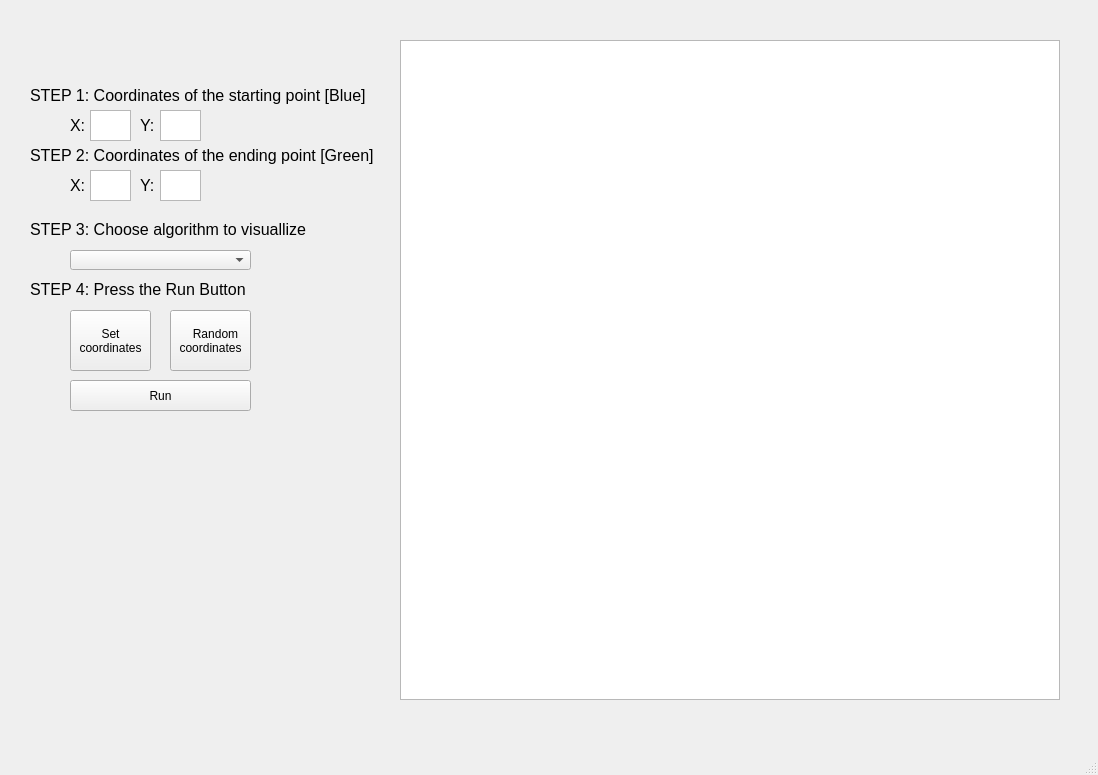
<?xml version="1.0" encoding="UTF-8"?>
<ui version="4.0">
 <class>MainWindow</class>
 <widget class="QMainWindow" name="MainWindow">
  <property name="geometry">
   <rect>
    <x>0</x>
    <y>0</y>
    <width>1098</width>
    <height>775</height>
   </rect>
  </property>
  <property name="windowTitle">
   <string>Path Finding Visuallization</string>
  </property>
  <widget class="QWidget" name="centralwidget">
   <widget class="QComboBox" name="chooseAlgorithm">
    <property name="geometry">
     <rect>
      <x>70</x>
      <y>250</y>
      <width>181</width>
      <height>20</height>
     </rect>
    </property>
    <property name="editable">
     <bool>false</bool>
    </property>
    <property name="currentText">
     <string/>
    </property>
   </widget>
   <widget class="QLabel" name="labelAlgorithm">
    <property name="geometry">
     <rect>
      <x>30</x>
      <y>220</y>
      <width>281</width>
      <height>18</height>
     </rect>
    </property>
    <property name="font">
     <font>
      <family>Arial</family>
      <pointsize>12</pointsize>
     </font>
    </property>
    <property name="text">
     <string>STEP 3: Choose algorithm to visuallize</string>
    </property>
   </widget>
   <widget class="QTextEdit" name="startXValue">
    <property name="geometry">
     <rect>
      <x>90</x>
      <y>110</y>
      <width>41</width>
      <height>31</height>
     </rect>
    </property>
    <property name="markdown">
     <string/>
    </property>
    <property name="html">
     <string>&lt;!DOCTYPE HTML PUBLIC &quot;-//W3C//DTD HTML 4.0//EN&quot; &quot;http://www.w3.org/TR/REC-html40/strict.dtd&quot;&gt;
&lt;html&gt;&lt;head&gt;&lt;meta name=&quot;qrichtext&quot; content=&quot;1&quot; /&gt;&lt;style type=&quot;text/css&quot;&gt;
p, li { white-space: pre-wrap; }
&lt;/style&gt;&lt;/head&gt;&lt;body style=&quot; font-family:'MS Shell Dlg 2'; font-size:8.25pt; font-weight:400; font-style:normal;&quot;&gt;
&lt;p style=&quot;-qt-paragraph-type:empty; margin-top:0px; margin-bottom:0px; margin-left:0px; margin-right:0px; -qt-block-indent:0; text-indent:0px;&quot;&gt;&lt;br /&gt;&lt;/p&gt;&lt;/body&gt;&lt;/html&gt;</string>
    </property>
   </widget>
   <widget class="QTextEdit" name="startYValue">
    <property name="geometry">
     <rect>
      <x>160</x>
      <y>110</y>
      <width>41</width>
      <height>31</height>
     </rect>
    </property>
    <property name="markdown">
     <string/>
    </property>
    <property name="html">
     <string>&lt;!DOCTYPE HTML PUBLIC &quot;-//W3C//DTD HTML 4.0//EN&quot; &quot;http://www.w3.org/TR/REC-html40/strict.dtd&quot;&gt;
&lt;html&gt;&lt;head&gt;&lt;meta name=&quot;qrichtext&quot; content=&quot;1&quot; /&gt;&lt;style type=&quot;text/css&quot;&gt;
p, li { white-space: pre-wrap; }
&lt;/style&gt;&lt;/head&gt;&lt;body style=&quot; font-family:'MS Shell Dlg 2'; font-size:8.25pt; font-weight:400; font-style:normal;&quot;&gt;
&lt;p style=&quot;-qt-paragraph-type:empty; margin-top:0px; margin-bottom:0px; margin-left:0px; margin-right:0px; -qt-block-indent:0; text-indent:0px;&quot;&gt;&lt;br /&gt;&lt;/p&gt;&lt;/body&gt;&lt;/html&gt;</string>
    </property>
   </widget>
   <widget class="QTextEdit" name="goalXValue">
    <property name="geometry">
     <rect>
      <x>90</x>
      <y>170</y>
      <width>41</width>
      <height>31</height>
     </rect>
    </property>
    <property name="markdown">
     <string/>
    </property>
    <property name="html">
     <string>&lt;!DOCTYPE HTML PUBLIC &quot;-//W3C//DTD HTML 4.0//EN&quot; &quot;http://www.w3.org/TR/REC-html40/strict.dtd&quot;&gt;
&lt;html&gt;&lt;head&gt;&lt;meta name=&quot;qrichtext&quot; content=&quot;1&quot; /&gt;&lt;style type=&quot;text/css&quot;&gt;
p, li { white-space: pre-wrap; }
&lt;/style&gt;&lt;/head&gt;&lt;body style=&quot; font-family:'MS Shell Dlg 2'; font-size:8.25pt; font-weight:400; font-style:normal;&quot;&gt;
&lt;p style=&quot;-qt-paragraph-type:empty; margin-top:0px; margin-bottom:0px; margin-left:0px; margin-right:0px; -qt-block-indent:0; text-indent:0px;&quot;&gt;&lt;br /&gt;&lt;/p&gt;&lt;/body&gt;&lt;/html&gt;</string>
    </property>
   </widget>
   <widget class="QTextEdit" name="goalYValue">
    <property name="geometry">
     <rect>
      <x>160</x>
      <y>170</y>
      <width>41</width>
      <height>31</height>
     </rect>
    </property>
    <property name="markdown">
     <string/>
    </property>
    <property name="html">
     <string>&lt;!DOCTYPE HTML PUBLIC &quot;-//W3C//DTD HTML 4.0//EN&quot; &quot;http://www.w3.org/TR/REC-html40/strict.dtd&quot;&gt;
&lt;html&gt;&lt;head&gt;&lt;meta name=&quot;qrichtext&quot; content=&quot;1&quot; /&gt;&lt;style type=&quot;text/css&quot;&gt;
p, li { white-space: pre-wrap; }
&lt;/style&gt;&lt;/head&gt;&lt;body style=&quot; font-family:'MS Shell Dlg 2'; font-size:8.25pt; font-weight:400; font-style:normal;&quot;&gt;
&lt;p style=&quot;-qt-paragraph-type:empty; margin-top:0px; margin-bottom:0px; margin-left:0px; margin-right:0px; -qt-block-indent:0; text-indent:0px;&quot;&gt;&lt;br /&gt;&lt;/p&gt;&lt;/body&gt;&lt;/html&gt;</string>
    </property>
   </widget>
   <widget class="QLabel" name="label">
    <property name="geometry">
     <rect>
      <x>70</x>
      <y>110</y>
      <width>21</width>
      <height>31</height>
     </rect>
    </property>
    <property name="font">
     <font>
      <family>Arial</family>
      <pointsize>12</pointsize>
     </font>
    </property>
    <property name="text">
     <string>X:</string>
    </property>
   </widget>
   <widget class="QLabel" name="label_2">
    <property name="geometry">
     <rect>
      <x>70</x>
      <y>170</y>
      <width>21</width>
      <height>31</height>
     </rect>
    </property>
    <property name="font">
     <font>
      <family>Arial</family>
      <pointsize>12</pointsize>
     </font>
    </property>
    <property name="text">
     <string>X:</string>
    </property>
   </widget>
   <widget class="QLabel" name="label_3">
    <property name="geometry">
     <rect>
      <x>140</x>
      <y>170</y>
      <width>21</width>
      <height>31</height>
     </rect>
    </property>
    <property name="font">
     <font>
      <family>Arial</family>
      <pointsize>12</pointsize>
     </font>
    </property>
    <property name="text">
     <string>Y:</string>
    </property>
   </widget>
   <widget class="QLabel" name="label_4">
    <property name="geometry">
     <rect>
      <x>140</x>
      <y>110</y>
      <width>21</width>
      <height>31</height>
     </rect>
    </property>
    <property name="font">
     <font>
      <family>Arial</family>
      <pointsize>12</pointsize>
     </font>
    </property>
    <property name="text">
     <string>Y:</string>
    </property>
   </widget>
   <widget class="QPushButton" name="runPathFinding">
    <property name="geometry">
     <rect>
      <x>70</x>
      <y>380</y>
      <width>181</width>
      <height>31</height>
     </rect>
    </property>
    <property name="text">
     <string>Run</string>
    </property>
   </widget>
   <widget class="QLabel" name="label_5">
    <property name="geometry">
     <rect>
      <x>30</x>
      <y>75</y>
      <width>351</width>
      <height>41</height>
     </rect>
    </property>
    <property name="font">
     <font>
      <family>Arial</family>
      <pointsize>12</pointsize>
     </font>
    </property>
    <property name="text">
     <string>STEP 1: Coordinates of the starting point [Blue]</string>
    </property>
   </widget>
   <widget class="QLabel" name="label_6">
    <property name="geometry">
     <rect>
      <x>30</x>
      <y>135</y>
      <width>361</width>
      <height>41</height>
     </rect>
    </property>
    <property name="font">
     <font>
      <family>Arial</family>
      <pointsize>12</pointsize>
     </font>
    </property>
    <property name="text">
     <string>STEP 2: Coordinates of the ending point [Green]</string>
    </property>
   </widget>
   <widget class="QPushButton" name="setRandomCoordinates">
    <property name="geometry">
     <rect>
      <x>170</x>
      <y>310</y>
      <width>81</width>
      <height>61</height>
     </rect>
    </property>
    <property name="text">
     <string>   Random
coordinates</string>
    </property>
   </widget>
   <widget class="QLabel" name="labelAlgorithm_2">
    <property name="geometry">
     <rect>
      <x>30</x>
      <y>280</y>
      <width>281</width>
      <height>18</height>
     </rect>
    </property>
    <property name="font">
     <font>
      <family>Arial</family>
      <pointsize>12</pointsize>
     </font>
    </property>
    <property name="text">
     <string>STEP 4: Press the Run Button</string>
    </property>
   </widget>
   <widget class="QGraphicsView" name="graphicsView">
    <property name="geometry">
     <rect>
      <x>400</x>
      <y>40</y>
      <width>660</width>
      <height>660</height>
     </rect>
    </property>
    <property name="frameShape">
     <enum>QFrame::StyledPanel</enum>
    </property>
    <property name="verticalScrollBarPolicy">
     <enum>Qt::ScrollBarAlwaysOff</enum>
    </property>
    <property name="horizontalScrollBarPolicy">
     <enum>Qt::ScrollBarAlwaysOff</enum>
    </property>
    <property name="backgroundBrush">
     <brush brushstyle="Dense4Pattern">
      <color alpha="255">
       <red>14</red>
       <green>14</green>
       <blue>245</blue>
      </color>
     </brush>
    </property>
    <property name="foregroundBrush">
     <brush brushstyle="NoBrush">
      <color alpha="255">
       <red>0</red>
       <green>0</green>
       <blue>0</blue>
      </color>
     </brush>
    </property>
   </widget>
   <widget class="QPushButton" name="setCoordinates">
    <property name="geometry">
     <rect>
      <x>70</x>
      <y>310</y>
      <width>81</width>
      <height>61</height>
     </rect>
    </property>
    <property name="text">
     <string>Set 
coordinates</string>
    </property>
   </widget>
  </widget>
  <widget class="QMenuBar" name="menubar">
   <property name="geometry">
    <rect>
     <x>0</x>
     <y>0</y>
     <width>1098</width>
     <height>21</height>
    </rect>
   </property>
  </widget>
  <widget class="QStatusBar" name="statusbar"/>
 </widget>
 <resources/>
 <connections/>
</ui>
